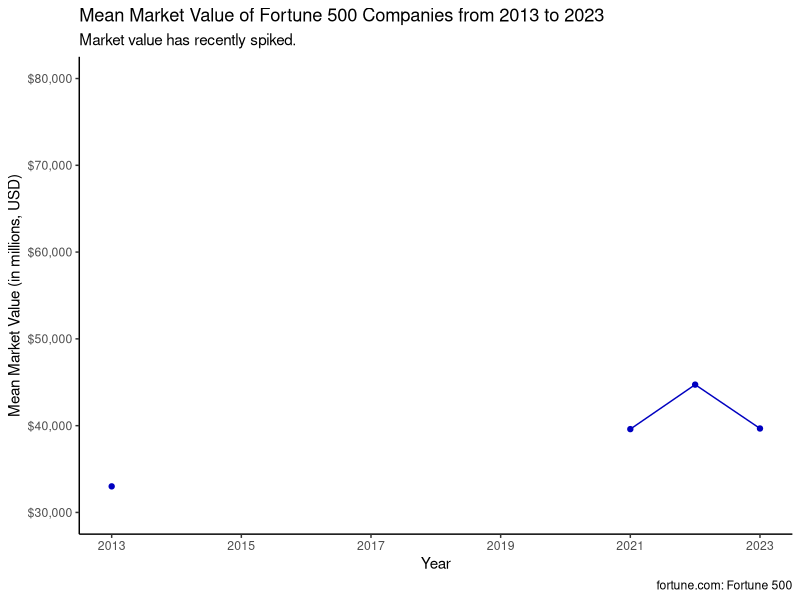
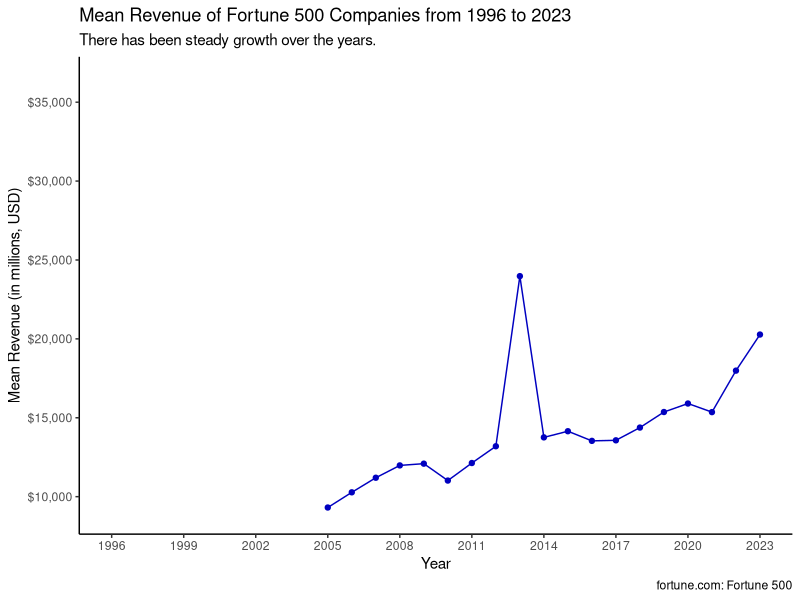
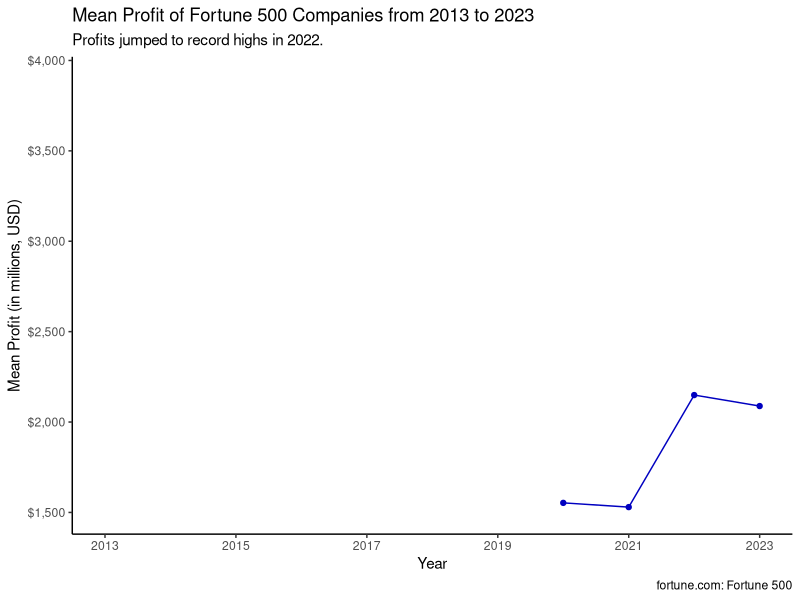
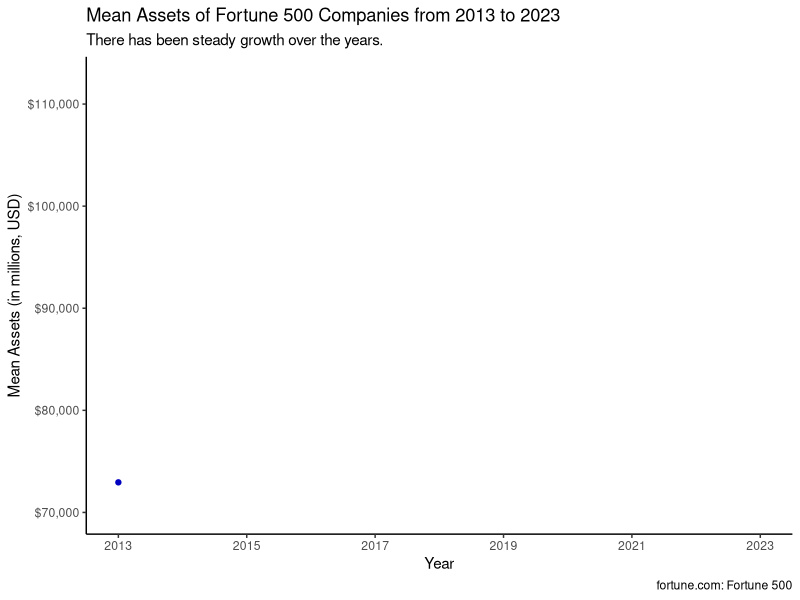

R code for these plots, in order:
## ---- chunk 1
#| message: false
#| warning: false
library(tidyverse)
library(dplyr)
library(readr)
library(forcats)
## ---- chunk 2
fortune <- read_csv('data/Cleaned Data.csv', show_col_types = FALSE) |>
  select(rank, year, revenue_mil, profit_mil, asset_mil, market_value_mil)
## ---- chunk 3
market_value <- fortune |>
  filter(year >= 2013) |>
  summarize(mean_market_value_mil = mean(market_value_mil, na.rm = TRUE), .by = year)
market_value$mean_market_value_mil[market_value$year == 2013] <- 34459.82 - (37372.77 - 34459.82)/2
## ---- chunk 4
revenue <- fortune |>
  summarize(mean_revenue_mil = mean(revenue_mil, na.rm = TRUE), .by = year)
revenue$mean_revenue_mil[revenue$year == 2013] <- mean(c(23529.903, 24421.006))
## ---- chunk 5
profit <- fortune |>
  filter(year >= 2013) |>
  summarize(mean_profit_mil = mean(profit_mil, na.rm = TRUE), .by = year)
## ---- chunk 6
asset <- fortune |>
  filter(year >= 2013) |>
  summarize(mean_asset_mil = mean(asset_mil, na.rm = TRUE), .by = year)
asset$mean_asset_mil[asset$year == 2013] <- 74061.85 - (76292.42 - 74061.85)/2
## ---- chunk 7
market_value |>
  ggplot(aes(x = year, y = mean_market_value_mil)) +
  geom_point(color = '#0000c0') +
  geom_line(color = '#0000c0') +
  scale_x_continuous('Year',
                     breaks = c(2013,2015,2017,2019,2021,2023),
                     limits = c(2013,2023)) +
  scale_y_continuous('Mean Market Value (in millions, USD)',
                     breaks = c(30000,40000,50000,60000,70000,80000,90000),
                     limits = c(30000,80000),
                     labels = scales::dollar_format()) +
  labs(title = 'Mean Market Value of Fortune 500 Companies from 2013 to 2023',
       subtitle = 'Market value has recently spiked.',
       caption = 'fortune.com: Fortune 500') +
  theme_classic()
## ---- chunk 8
revenue |>
  ggplot(aes(x = year, y = mean_revenue_mil)) +
  geom_point(color = '#0000c0') +
  geom_line(color = '#0000c0') +
  scale_x_continuous('Year',
                     breaks = c(1996,1999,2002,2005,2008,2011,2014,2017,2020,2023),
                     limits = c(1996,2023)) +
  scale_y_continuous('Mean Revenue (in millions, USD)',
                     breaks = c(10000,15000,20000,25000,30000,35000,40000),
                     limits = c(9000,36500),
                     labels = scales::dollar_format()) +
  labs(title = 'Mean Revenue of Fortune 500 Companies from 1996 to 2023',
       subtitle = 'There has been steady growth over the years.',
       caption = 'fortune.com: Fortune 500') +
  theme_classic()
## ---- chunk 9
profit |>
  ggplot(aes(x = year, y = mean_profit_mil)) +
  geom_point(color = '#0000c0') +
  geom_line(color = '#0000c0') +
  scale_x_continuous('Year',
                     breaks = c(2013,2015,2017,2019,2021,2023),
                     limits = c(2013,2023)) +
  scale_y_continuous('Mean Profit (in millions, USD)',
                     breaks = c(1500,2000,2500,3000,3500,4000),
                     limits = c(1500,3900),
                     labels = scales::dollar_format()) +
  labs(title = 'Mean Profit of Fortune 500 Companies from 2013 to 2023',
       subtitle = 'Profits jumped to record highs in 2022.',
       caption = 'fortune.com: Fortune 500') +
  theme_classic()
## ---- chunk 10
asset |>
  ggplot(aes(x = year, y = mean_asset_mil)) +
  geom_point(color = '#0000c0') +
  geom_line(color = '#0000c0') +
  scale_x_continuous('Year',
                     breaks = c(2013,2015,2017,2019,2021,2023),
                     limits = c(2013,2023)) +
  scale_y_continuous('Mean Assets (in millions, USD)',
                     breaks = c(70000,80000,90000,100000,110000),
                     limits = c(70000,112500),
                     labels = scales::dollar_format()) +
  labs(title = 'Mean Assets of Fortune 500 Companies from 2013 to 2023',
       subtitle = 'There has been steady growth over the years.',
       caption = 'fortune.com: Fortune 500') +
  theme_classic()
